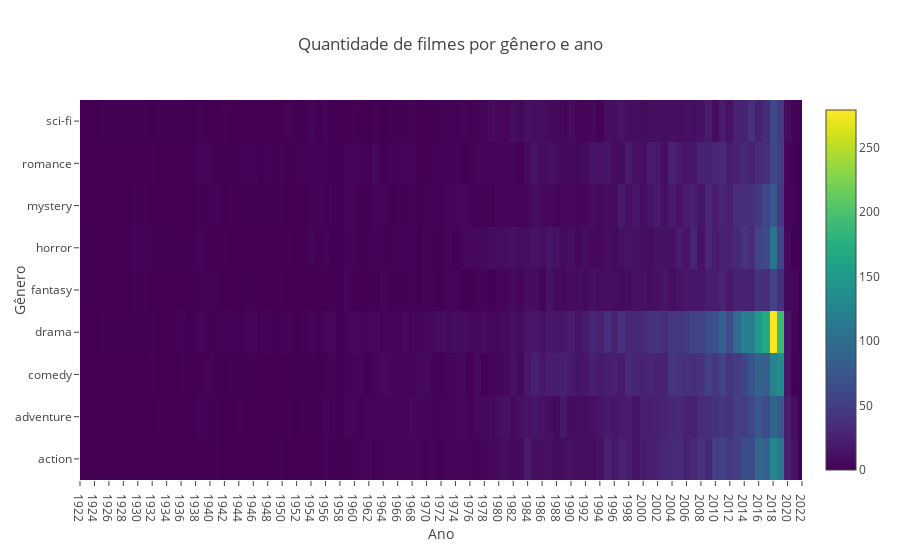

This figure's notebook cell:
### Code cell
graph = go.Heatmap(
    z=graph2, 
    x=year,
    y=genres,
    colorscale = "Viridis"
)

layout = go.Layout(
    title="Quantidade de filmes por gênero e ano",
    xaxis=dict(
        range=[min(year), max(year)],
        title="Ano",
        dtick=2,
    ),
    yaxis=dict(
        title="Gênero",
    )
)

fig = go.Figure(data=[graph], layout=layout)
plotly.offline.iplot(fig)

### Figure 1 — Plotly figure (JSON) as saved in the notebook; plotly's stock layout.template omitted (floating-point values rounded to 4 significant figures; data arrays with more than 128 entries replaced by an {"elided": "..."} marker saying what was removed)
{"data": [{"colorscale": "Viridis", "type": "heatmap", "uid": "064d0e31-12cf-4400-bc52-cb4094eff64d", "x": ["1922", "1927", "1931", "1932", "1933", "1935", "1936", "1937", "1939", "1940", "1941", "1942", "1943", "1944", "1946", "1947", "1948", "1949", "1950", "1951", "1952", "1953", "1954", "1955", "1956", "1957", "1958", "1959", "1960", "1961", "1962", "1963", "1964", "1965", "1966", "1967", "1968", "1969", "1970", "1971", "1972", "1973", "1974", "1975", "1976", "1977", "1978", "1979", "1980", "1981", "1982", "1983", "1984", "1985", "1986", "1987", "1988", "1989", "1990", "1991", "1992", "1993", "1994", "1995", "1996", "1997", "1998", "1999", "2000", "2001", "2002", "2003", "2004", "2005", "2006", "2007", "2008", "2009", "2010", "2011", "2012", "2013", "2014", "2015", "2016", "2017", "2018", "2019", "2020", "2021", "2022"], "y": ["action", "adventure", "comedy", "drama", "fantasy", "horror", "mystery", "romance", "sci-fi"], "z": {"elided": "9x91 int values"}}], "layout": {"title": {"text": "Quantidade de filmes por gênero e ano"}, "xaxis": {"dtick": 2, "range": ["1922", "2022"], "title": {"text": "Ano"}}, "yaxis": {"title": {"text": "Gênero"}}}}
